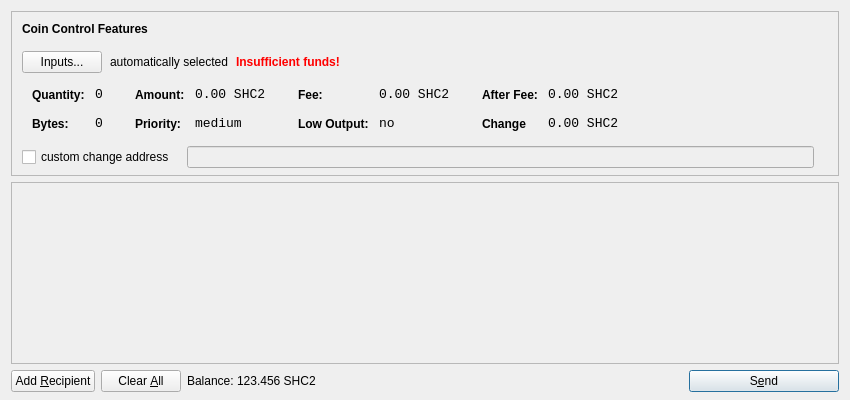
<?xml version="1.0" encoding="UTF-8"?>
<ui version="4.0">
 <class>SendCoinsDialog</class>
 <widget class="QDialog" name="SendCoinsDialog">
  <property name="geometry">
   <rect>
    <x>0</x>
    <y>0</y>
    <width>850</width>
    <height>400</height>
   </rect>
  </property>
  <property name="windowTitle">
   <string>Send Coins</string>
  </property>
  <layout class="QVBoxLayout" name="verticalLayout" stretch="0,1,0">
   <property name="bottomMargin">
    <number>8</number>
   </property>
   <item>
    <widget class="QFrame" name="frameCoinControl">
     <property name="sizePolicy">
      <sizepolicy hsizetype="Expanding" vsizetype="Expanding">
       <horstretch>0</horstretch>
       <verstretch>0</verstretch>
      </sizepolicy>
     </property>
     <property name="maximumSize">
      <size>
       <width>16777215</width>
       <height>16777215</height>
      </size>
     </property>
     <property name="frameShape">
      <enum>QFrame::StyledPanel</enum>
     </property>
     <property name="frameShadow">
      <enum>QFrame::Sunken</enum>
     </property>
     <layout class="QVBoxLayout" name="verticalLayoutCoinControl2">
      <property name="spacing">
       <number>-1</number>
      </property>
      <property name="leftMargin">
       <number>0</number>
      </property>
      <property name="topMargin">
       <number>0</number>
      </property>
      <property name="rightMargin">
       <number>0</number>
      </property>
      <property name="bottomMargin">
       <number>6</number>
      </property>
      <item>
       <layout class="QVBoxLayout" name="verticalLayoutCoinControl" stretch="0,0,0,0,1">
        <property name="spacing">
         <number>0</number>
        </property>
        <property name="leftMargin">
         <number>10</number>
        </property>
        <property name="topMargin">
         <number>10</number>
        </property>
        <item>
         <layout class="QHBoxLayout" name="horizontalLayoutCoinControl1">
          <property name="bottomMargin">
           <number>15</number>
          </property>
          <item>
           <widget class="QLabel" name="labelCoinControlFeatures">
            <property name="sizePolicy">
             <sizepolicy hsizetype="Preferred" vsizetype="Maximum">
              <horstretch>0</horstretch>
              <verstretch>0</verstretch>
             </sizepolicy>
            </property>
            <property name="font">
             <font>
              <weight>75</weight>
              <bold>true</bold>
             </font>
            </property>
            <property name="styleSheet">
             <string notr="true">font-weight:bold;</string>
            </property>
            <property name="text">
             <string>Coin Control Features</string>
            </property>
           </widget>
          </item>
         </layout>
        </item>
        <item>
         <layout class="QHBoxLayout" name="horizontalLayoutCoinControl2" stretch="0,0,0,0">
          <property name="spacing">
           <number>8</number>
          </property>
          <property name="bottomMargin">
           <number>10</number>
          </property>
          <item>
           <widget class="QPushButton" name="pushButtonCoinControl">
            <property name="styleSheet">
             <string notr="true"/>
            </property>
            <property name="text">
             <string>Inputs...</string>
            </property>
           </widget>
          </item>
          <item>
           <widget class="QLabel" name="labelCoinControlAutomaticallySelected">
            <property name="text">
             <string>automatically selected</string>
            </property>
            <property name="margin">
             <number>5</number>
            </property>
           </widget>
          </item>
          <item>
           <widget class="QLabel" name="labelCoinControlInsuffFunds">
            <property name="font">
             <font>
              <weight>75</weight>
              <bold>true</bold>
             </font>
            </property>
            <property name="styleSheet">
             <string notr="true">color:red;font-weight:bold;</string>
            </property>
            <property name="text">
             <string>Insufficient funds!</string>
            </property>
            <property name="margin">
             <number>5</number>
            </property>
           </widget>
          </item>
          <item>
           <spacer name="horizontalSpacerCoinControl">
            <property name="orientation">
             <enum>Qt::Horizontal</enum>
            </property>
            <property name="sizeHint" stdset="0">
             <size>
              <width>40</width>
              <height>1</height>
             </size>
            </property>
           </spacer>
          </item>
         </layout>
        </item>
        <item>
         <widget class="QWidget" name="widgetCoinControl" native="true">
          <property name="sizePolicy">
           <sizepolicy hsizetype="Preferred" vsizetype="Preferred">
            <horstretch>0</horstretch>
            <verstretch>0</verstretch>
           </sizepolicy>
          </property>
          <property name="minimumSize">
           <size>
            <width>0</width>
            <height>0</height>
           </size>
          </property>
          <property name="styleSheet">
           <string notr="true"/>
          </property>
          <layout class="QHBoxLayout" name="horizontalLayoutCoinControl5">
           <property name="margin">
            <number>0</number>
           </property>
           <item>
            <layout class="QHBoxLayout" name="horizontalLayoutCoinControl3" stretch="0,0,0,1">
             <property name="spacing">
              <number>20</number>
             </property>
             <property name="topMargin">
              <number>0</number>
             </property>
             <property name="bottomMargin">
              <number>10</number>
             </property>
             <item>
              <layout class="QFormLayout" name="formLayoutCoinControl1">
               <property name="horizontalSpacing">
                <number>10</number>
               </property>
               <property name="verticalSpacing">
                <number>14</number>
               </property>
               <property name="leftMargin">
                <number>10</number>
               </property>
               <property name="topMargin">
                <number>4</number>
               </property>
               <property name="rightMargin">
                <number>6</number>
               </property>
               <item row="0" column="0">
                <widget class="QLabel" name="labelCoinControlQuantityText">
                 <property name="styleSheet">
                  <string notr="true">font-weight:bold;</string>
                 </property>
                 <property name="text">
                  <string>Quantity:</string>
                 </property>
                 <property name="margin">
                  <number>0</number>
                 </property>
                </widget>
               </item>
               <item row="0" column="1">
                <widget class="QLabel" name="labelCoinControlQuantity">
                 <property name="font">
                  <font>
                   <family>Monospace</family>
                   <pointsize>10</pointsize>
                  </font>
                 </property>
                 <property name="cursor">
                  <cursorShape>IBeamCursor</cursorShape>
                 </property>
                 <property name="contextMenuPolicy">
                  <enum>Qt::ActionsContextMenu</enum>
                 </property>
                 <property name="text">
                  <string>0</string>
                 </property>
                 <property name="margin">
                  <number>0</number>
                 </property>
                 <property name="textInteractionFlags">
                  <set>Qt::LinksAccessibleByMouse|Qt::TextSelectableByKeyboard|Qt::TextSelectableByMouse</set>
                 </property>
                </widget>
               </item>
               <item row="1" column="0">
                <widget class="QLabel" name="labelCoinControlBytesText">
                 <property name="styleSheet">
                  <string notr="true">font-weight:bold;</string>
                 </property>
                 <property name="text">
                  <string>Bytes:</string>
                 </property>
                </widget>
               </item>
               <item row="1" column="1">
                <widget class="QLabel" name="labelCoinControlBytes">
                 <property name="font">
                  <font>
                   <family>Monospace</family>
                   <pointsize>10</pointsize>
                  </font>
                 </property>
                 <property name="cursor">
                  <cursorShape>IBeamCursor</cursorShape>
                 </property>
                 <property name="contextMenuPolicy">
                  <enum>Qt::ActionsContextMenu</enum>
                 </property>
                 <property name="text">
                  <string>0</string>
                 </property>
                 <property name="textInteractionFlags">
                  <set>Qt::LinksAccessibleByMouse|Qt::TextSelectableByKeyboard|Qt::TextSelectableByMouse</set>
                 </property>
                </widget>
               </item>
              </layout>
             </item>
             <item>
              <layout class="QFormLayout" name="formLayoutCoinControl2">
               <property name="horizontalSpacing">
                <number>10</number>
               </property>
               <property name="verticalSpacing">
                <number>14</number>
               </property>
               <property name="leftMargin">
                <number>6</number>
               </property>
               <property name="topMargin">
                <number>4</number>
               </property>
               <property name="rightMargin">
                <number>6</number>
               </property>
               <item row="0" column="0">
                <widget class="QLabel" name="labelCoinControlAmountText">
                 <property name="styleSheet">
                  <string notr="true">font-weight:bold;</string>
                 </property>
                 <property name="text">
                  <string>Amount:</string>
                 </property>
                 <property name="margin">
                  <number>0</number>
                 </property>
                </widget>
               </item>
               <item row="0" column="1">
                <widget class="QLabel" name="labelCoinControlAmount">
                 <property name="font">
                  <font>
                   <family>Monospace</family>
                   <pointsize>10</pointsize>
                  </font>
                 </property>
                 <property name="cursor">
                  <cursorShape>IBeamCursor</cursorShape>
                 </property>
                 <property name="contextMenuPolicy">
                  <enum>Qt::ActionsContextMenu</enum>
                 </property>
                 <property name="text">
                  <string>0.00 SHC2</string>
                 </property>
                 <property name="textInteractionFlags">
                  <set>Qt::LinksAccessibleByMouse|Qt::TextSelectableByKeyboard|Qt::TextSelectableByMouse</set>
                 </property>
                </widget>
               </item>
               <item row="1" column="0">
                <widget class="QLabel" name="labelCoinControlPriorityText">
                 <property name="styleSheet">
                  <string notr="true">font-weight:bold;</string>
                 </property>
                 <property name="text">
                  <string>Priority:</string>
                 </property>
                </widget>
               </item>
               <item row="1" column="1">
                <widget class="QLabel" name="labelCoinControlPriority">
                 <property name="font">
                  <font>
                   <family>Monospace</family>
                   <pointsize>10</pointsize>
                  </font>
                 </property>
                 <property name="cursor">
                  <cursorShape>IBeamCursor</cursorShape>
                 </property>
                 <property name="contextMenuPolicy">
                  <enum>Qt::ActionsContextMenu</enum>
                 </property>
                 <property name="text">
                  <string>medium</string>
                 </property>
                 <property name="textInteractionFlags">
                  <set>Qt::LinksAccessibleByMouse|Qt::TextSelectableByKeyboard|Qt::TextSelectableByMouse</set>
                 </property>
                </widget>
               </item>
              </layout>
             </item>
             <item>
              <layout class="QFormLayout" name="formLayoutCoinControl3">
               <property name="horizontalSpacing">
                <number>10</number>
               </property>
               <property name="verticalSpacing">
                <number>14</number>
               </property>
               <property name="leftMargin">
                <number>6</number>
               </property>
               <property name="topMargin">
                <number>4</number>
               </property>
               <property name="rightMargin">
                <number>6</number>
               </property>
               <item row="0" column="0">
                <widget class="QLabel" name="labelCoinControlFeeText">
                 <property name="styleSheet">
                  <string notr="true">font-weight:bold;</string>
                 </property>
                 <property name="text">
                  <string>Fee:</string>
                 </property>
                 <property name="margin">
                  <number>0</number>
                 </property>
                </widget>
               </item>
               <item row="0" column="1">
                <widget class="QLabel" name="labelCoinControlFee">
                 <property name="font">
                  <font>
                   <family>Monospace</family>
                   <pointsize>10</pointsize>
                  </font>
                 </property>
                 <property name="cursor">
                  <cursorShape>IBeamCursor</cursorShape>
                 </property>
                 <property name="contextMenuPolicy">
                  <enum>Qt::ActionsContextMenu</enum>
                 </property>
                 <property name="text">
                  <string>0.00 SHC2</string>
                 </property>
                 <property name="textInteractionFlags">
                  <set>Qt::LinksAccessibleByMouse|Qt::TextSelectableByKeyboard|Qt::TextSelectableByMouse</set>
                 </property>
                </widget>
               </item>
               <item row="1" column="0">
                <widget class="QLabel" name="labelCoinControlLowOutputText">
                 <property name="styleSheet">
                  <string notr="true">font-weight:bold;</string>
                 </property>
                 <property name="text">
                  <string>Low Output:</string>
                 </property>
                </widget>
               </item>
               <item row="1" column="1">
                <widget class="QLabel" name="labelCoinControlLowOutput">
                 <property name="font">
                  <font>
                   <family>Monospace</family>
                   <pointsize>10</pointsize>
                  </font>
                 </property>
                 <property name="cursor">
                  <cursorShape>IBeamCursor</cursorShape>
                 </property>
                 <property name="contextMenuPolicy">
                  <enum>Qt::ActionsContextMenu</enum>
                 </property>
                 <property name="text">
                  <string>no</string>
                 </property>
                 <property name="textInteractionFlags">
                  <set>Qt::LinksAccessibleByMouse|Qt::TextSelectableByKeyboard|Qt::TextSelectableByMouse</set>
                 </property>
                </widget>
               </item>
              </layout>
             </item>
             <item>
              <layout class="QFormLayout" name="formLayoutCoinControl4">
               <property name="horizontalSpacing">
                <number>10</number>
               </property>
               <property name="verticalSpacing">
                <number>14</number>
               </property>
               <property name="leftMargin">
                <number>6</number>
               </property>
               <property name="topMargin">
                <number>4</number>
               </property>
               <property name="rightMargin">
                <number>6</number>
               </property>
               <item row="0" column="0">
                <widget class="QLabel" name="labelCoinControlAfterFeeText">
                 <property name="styleSheet">
                  <string notr="true">font-weight:bold;</string>
                 </property>
                 <property name="text">
                  <string>After Fee:</string>
                 </property>
                 <property name="margin">
                  <number>0</number>
                 </property>
                </widget>
               </item>
               <item row="0" column="1">
                <widget class="QLabel" name="labelCoinControlAfterFee">
                 <property name="font">
                  <font>
                   <family>Monospace</family>
                   <pointsize>10</pointsize>
                  </font>
                 </property>
                 <property name="cursor">
                  <cursorShape>IBeamCursor</cursorShape>
                 </property>
                 <property name="contextMenuPolicy">
                  <enum>Qt::ActionsContextMenu</enum>
                 </property>
                 <property name="text">
                  <string>0.00 SHC2</string>
                 </property>
                 <property name="textInteractionFlags">
                  <set>Qt::LinksAccessibleByMouse|Qt::TextSelectableByKeyboard|Qt::TextSelectableByMouse</set>
                 </property>
                </widget>
               </item>
               <item row="1" column="0">
                <widget class="QLabel" name="labelCoinControlChangeText">
                 <property name="styleSheet">
                  <string notr="true">font-weight:bold;</string>
                 </property>
                 <property name="text">
                  <string>Change</string>
                 </property>
                </widget>
               </item>
               <item row="1" column="1">
                <widget class="QLabel" name="labelCoinControlChange">
                 <property name="font">
                  <font>
                   <family>Monospace</family>
                   <pointsize>10</pointsize>
                  </font>
                 </property>
                 <property name="cursor">
                  <cursorShape>IBeamCursor</cursorShape>
                 </property>
                 <property name="contextMenuPolicy">
                  <enum>Qt::ActionsContextMenu</enum>
                 </property>
                 <property name="text">
                  <string>0.00 SHC2</string>
                 </property>
                 <property name="textInteractionFlags">
                  <set>Qt::LinksAccessibleByMouse|Qt::TextSelectableByKeyboard|Qt::TextSelectableByMouse</set>
                 </property>
                </widget>
               </item>
              </layout>
             </item>
            </layout>
           </item>
          </layout>
         </widget>
        </item>
        <item>
         <layout class="QHBoxLayout" name="horizontalLayoutCoinControl4" stretch="0,0,0">
          <property name="spacing">
           <number>12</number>
          </property>
          <property name="sizeConstraint">
           <enum>QLayout::SetDefaultConstraint</enum>
          </property>
          <property name="topMargin">
           <number>5</number>
          </property>
          <property name="rightMargin">
           <number>5</number>
          </property>
          <item>
           <widget class="QCheckBox" name="checkBoxCoinControlChange">
            <property name="text">
             <string>custom change address</string>
            </property>
           </widget>
          </item>
          <item>
           <widget class="QLineEdit" name="lineEditCoinControlChange">
            <property name="enabled">
             <bool>false</bool>
            </property>
            <property name="sizePolicy">
             <sizepolicy hsizetype="Expanding" vsizetype="Fixed">
              <horstretch>0</horstretch>
              <verstretch>0</verstretch>
             </sizepolicy>
            </property>
           </widget>
          </item>
          <item>
           <widget class="QLabel" name="labelCoinControlChangeLabel">
            <property name="sizePolicy">
             <sizepolicy hsizetype="Preferred" vsizetype="Expanding">
              <horstretch>0</horstretch>
              <verstretch>0</verstretch>
             </sizepolicy>
            </property>
            <property name="minimumSize">
             <size>
              <width>0</width>
              <height>0</height>
             </size>
            </property>
            <property name="text">
             <string/>
            </property>
            <property name="margin">
             <number>3</number>
            </property>
           </widget>
          </item>
         </layout>
        </item>
        <item>
         <spacer name="verticalSpacerCoinControl">
          <property name="orientation">
           <enum>Qt::Vertical</enum>
          </property>
          <property name="sizeHint" stdset="0">
           <size>
            <width>800</width>
            <height>1</height>
           </size>
          </property>
         </spacer>
        </item>
       </layout>
      </item>
     </layout>
    </widget>
   </item>
   <item>
    <widget class="QScrollArea" name="scrollArea">
     <property name="widgetResizable">
      <bool>true</bool>
     </property>
     <widget class="QWidget" name="scrollAreaWidgetContents">
      <property name="geometry">
       <rect>
        <x>0</x>
        <y>0</y>
        <width>830</width>
        <height>165</height>
       </rect>
      </property>
      <layout class="QVBoxLayout" name="verticalLayout_2">
       <property name="margin">
        <number>0</number>
       </property>
       <item>
        <layout class="QVBoxLayout" name="entries">
         <property name="spacing">
          <number>6</number>
         </property>
        </layout>
       </item>
       <item>
        <spacer name="verticalSpacer">
         <property name="orientation">
          <enum>Qt::Vertical</enum>
         </property>
         <property name="sizeHint" stdset="0">
          <size>
           <width>20</width>
           <height>40</height>
          </size>
         </property>
        </spacer>
       </item>
      </layout>
     </widget>
    </widget>
   </item>
   <item>
    <layout class="QHBoxLayout" name="horizontalLayout">
     <item>
      <widget class="QPushButton" name="addButton">
       <property name="toolTip">
        <string>Send to multiple recipients at once</string>
       </property>
       <property name="text">
        <string>Add &amp;Recipient</string>
       </property>
       <property name="icon">
        <iconset resource="../bitcoin.qrc">
         <normaloff>:/icons/add</normaloff>:/icons/add</iconset>
       </property>
       <property name="autoDefault">
        <bool>false</bool>
       </property>
      </widget>
     </item>
     <item>
      <widget class="QPushButton" name="clearButton">
       <property name="sizePolicy">
        <sizepolicy hsizetype="Minimum" vsizetype="Fixed">
         <horstretch>0</horstretch>
         <verstretch>0</verstretch>
        </sizepolicy>
       </property>
       <property name="toolTip">
        <string>Remove all transaction fields</string>
       </property>
       <property name="text">
        <string>Clear &amp;All</string>
       </property>
       <property name="icon">
        <iconset resource="../bitcoin.qrc">
         <normaloff>:/icons/remove</normaloff>:/icons/remove</iconset>
       </property>
       <property name="autoRepeatDelay">
        <number>300</number>
       </property>
       <property name="autoDefault">
        <bool>false</bool>
       </property>
      </widget>
     </item>
     <item>
      <layout class="QHBoxLayout" name="horizontalLayout_2">
       <property name="spacing">
        <number>3</number>
       </property>
       <item>
        <widget class="QLabel" name="label">
         <property name="sizePolicy">
          <sizepolicy hsizetype="Preferred" vsizetype="Fixed">
           <horstretch>0</horstretch>
           <verstretch>0</verstretch>
          </sizepolicy>
         </property>
         <property name="text">
          <string>Balance:</string>
         </property>
        </widget>
       </item>
       <item>
        <widget class="QLabel" name="labelBalance">
         <property name="sizePolicy">
          <sizepolicy hsizetype="Preferred" vsizetype="Fixed">
           <horstretch>0</horstretch>
           <verstretch>0</verstretch>
          </sizepolicy>
         </property>
         <property name="cursor">
          <cursorShape>IBeamCursor</cursorShape>
         </property>
         <property name="text">
          <string>123.456 SHC2</string>
         </property>
         <property name="textInteractionFlags">
          <set>Qt::LinksAccessibleByMouse|Qt::TextSelectableByKeyboard|Qt::TextSelectableByMouse</set>
         </property>
        </widget>
       </item>
      </layout>
     </item>
     <item>
      <spacer name="horizontalSpacer">
       <property name="orientation">
        <enum>Qt::Horizontal</enum>
       </property>
       <property name="sizeHint" stdset="0">
        <size>
         <width>40</width>
         <height>20</height>
        </size>
       </property>
      </spacer>
     </item>
     <item>
      <widget class="QPushButton" name="sendButton">
       <property name="minimumSize">
        <size>
         <width>150</width>
         <height>0</height>
        </size>
       </property>
       <property name="toolTip">
        <string>Confirm the send action</string>
       </property>
       <property name="text">
        <string>S&amp;end</string>
       </property>
       <property name="icon">
        <iconset resource="../bitcoin.qrc">
         <normaloff>:/icons/send</normaloff>:/icons/send</iconset>
       </property>
       <property name="default">
        <bool>true</bool>
       </property>
      </widget>
     </item>
    </layout>
   </item>
  </layout>
 </widget>
 <resources>
  <include location="../bitcoin.qrc"/>
 </resources>
 <connections/>
</ui>
